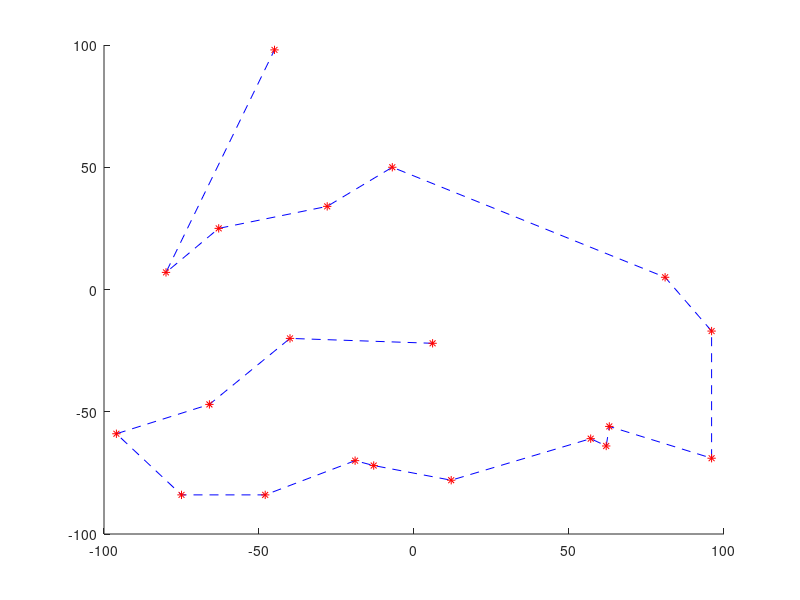

The MATLAB source for this figure: (Note: this script raises an error after producing the figure.)
%% script setup
close all; clear all; clc;

% randomised waypoint list
num_waypoints = 20;
waypoints = randi([-100 100], num_waypoints, 2);

% set up waypoint index array and empty route array
waypoint_idx = 1:num_waypoints;
route = zeros(1, num_waypoints);

% set the starting point as the first waypoint in the list
route(1) = 1;
waypoint_idx(1) = [];

%% nearest neighbour
% nearest neighbour loop
for i = 1:num_waypoints-1
    % compute distances to all remaining waypoints
    current_waypoint = waypoints(route(i), :);
    distances = zeros(1, length(waypoint_idx));
    for j = 1:length(waypoint_idx)
        next_potential_point = waypoints(waypoint_idx(j), :);
        distances(j) = pdist2(current_waypoint, next_potential_point);
    end
    % select closest point to travel to next
    [~, min_idx] = min(distances);
    route(i+1) = waypoint_idx(min_idx);
    waypoint_idx(min_idx) = [];

end

%% 2-opt swap
% optimise n-n generated route with 2-opt swap
improved = true;
tolerance = 1e-12;

% helper method for computing distance
get_dist = @(a,b) pdist2(waypoints(a, :), waypoints(b, :));

% compute original length of n-n generated route
len_before = 0;
for i=1:num_waypoints-1
    len_before = len_before + pdist2(waypoints(route(i), :), waypoints(route(i+1), :));
end
disp("Total length of n-n generated route: " + len_before);

num_iterations = 0;
while improved
    num_iterations = num_iterations + 1;
    improved = false;
    for i = 1:num_waypoints-3
        a = route(i);
        b = route(i+1);
        for j = i+2:num_waypoints-1
            c = route(j);
            d = route(j+1);
            
            % swap if it makes the route shorter
            delta = (get_dist(a,c) + get_dist(b,d)) - (get_dist(a,b) + get_dist(c,d));
            if delta < -tolerance
                route(i+1:j) = route(j:-1:i+1);
                improved = true;
            end
        end
    end
end

len_after = 0;
for i=1:num_waypoints-1
    len_after = len_after + pdist2(waypoints(route(i), :), waypoints(route(i+1), :));
end
disp("Total length of 2-opt swap optimised route: " + len_after);

disp("Total number of 2-opt swap iterations: " + num_iterations);

%% plotting
% plot optimised route
figure();
hold on;
plot(waypoints(route, 1), waypoints(route, 2), 'b--');
plot(waypoints(route, 1), waypoints(route, 2), 'r*');
p_route(waypoints, 1:num_waypoints, num_waypoints);
title('Optimised NN with 2-opt swap route');

% function for drawing text at each point
function p_route(route_array, route, num_waypoints)
    for i = 1:num_waypoints
        text(route_array(route(i), 1),route_array(route(i), 2),num2str(route(i)))
    end
end